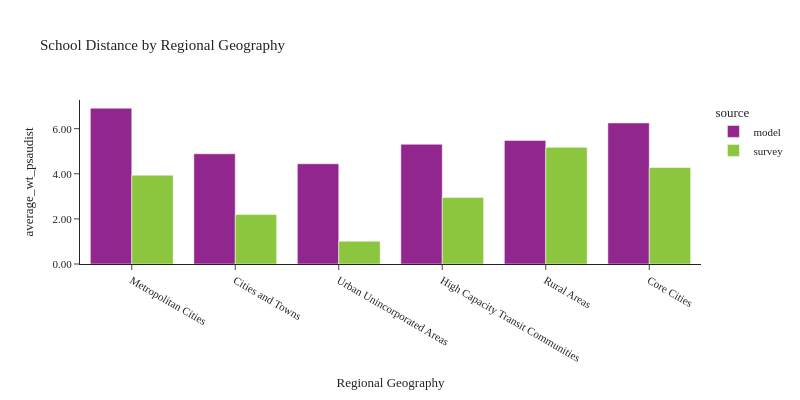

The notebook cell this image was saved under:
### Code cell
plot_school_location(df_students, 'rg_proposed_school', 'Regional Geography', 'Regional Geography')

### Figure 1 — Plotly figure (JSON) as saved in the notebook; plotly's stock layout.template omitted (floating-point values rounded to 4 significant figures)
{"data": [{"alignmentgroup": "True", "customdata": [[344814], [87227], [31957], [188681], [59650], [260788]], "hovertemplate": "source=model<br>rg_proposed_school=%{x}<br>average_wt_psaudist=%{y}<br>sample count=%{customdata[0]}<extra></extra>", "legendgroup": "model", "marker": {"color": "#91268F", "pattern": {"shape": ""}}, "name": "model", "offsetgroup": "model", "orientation": "v", "showlegend": true, "textposition": "auto", "type": "bar", "x": ["Metropolitan Cities", "Cities and Towns", "Urban Unincorporated Areas", "High Capacity Transit Communities", "Rural Areas", "Core Cities"], "xaxis": "x", "y": [6.908, 4.887, 4.444, 5.309, 5.48, 6.255], "yaxis": "y"}, {"alignmentgroup": "True", "customdata": [[240], [207], [63], [136], [237], [14]], "hovertemplate": "source=survey<br>rg_proposed_school=%{x}<br>average_wt_psaudist=%{y}<br>sample count=%{customdata[0]}<extra></extra>", "legendgroup": "survey", "marker": {"color": "#8CC63E", "pattern": {"shape": ""}}, "name": "survey", "offsetgroup": "survey", "orientation": "v", "showlegend": true, "textposition": "auto", "type": "bar", "x": ["Rural Areas", "Metropolitan Cities", "Cities and Towns", "High Capacity Transit Communities", "Core Cities", "Urban Unincorporated Areas"], "xaxis": "x", "y": [5.171, 3.939, 2.192, 2.951, 4.278, 1.011], "yaxis": "y"}], "layout": {"barmode": "group", "font": {"size": 11}, "height": 400, "legend": {"title": {"text": "source"}, "tracegroupgap": 0}, "title": {"text": "School Distance by Regional Geography"}, "width": 800, "xaxis": {"anchor": "y", "domain": [0.0, 1.0], "title": {"text": "Regional Geography"}}, "yaxis": {"anchor": "x", "domain": [0.0, 1.0], "tickformat": ".2f", "title": {"text": "average_wt_psaudist"}}}}
